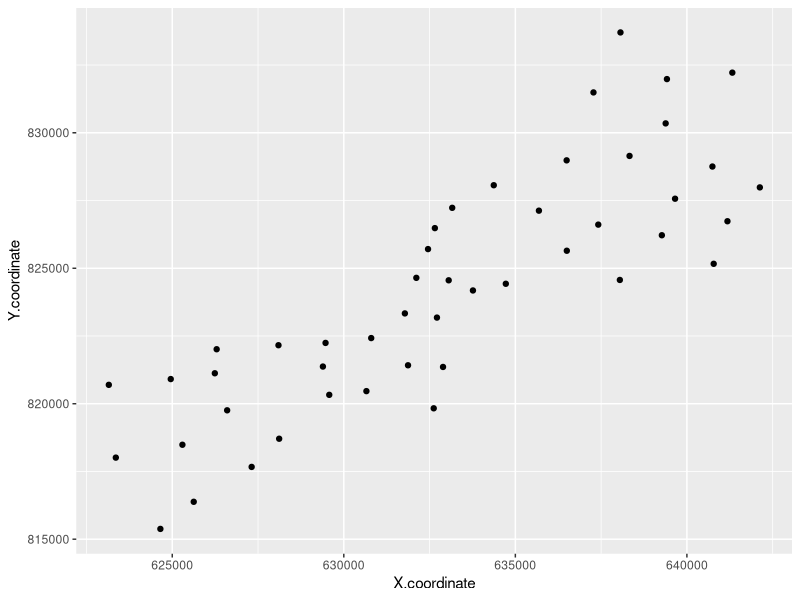
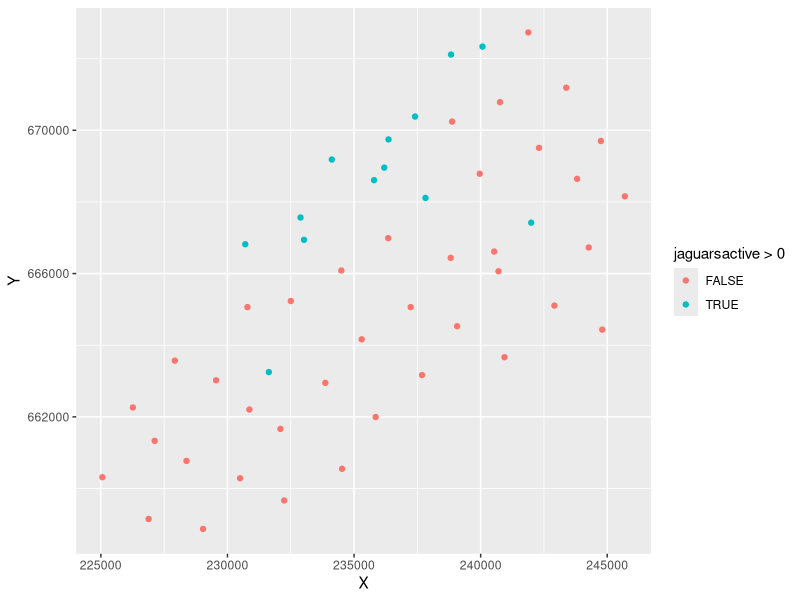
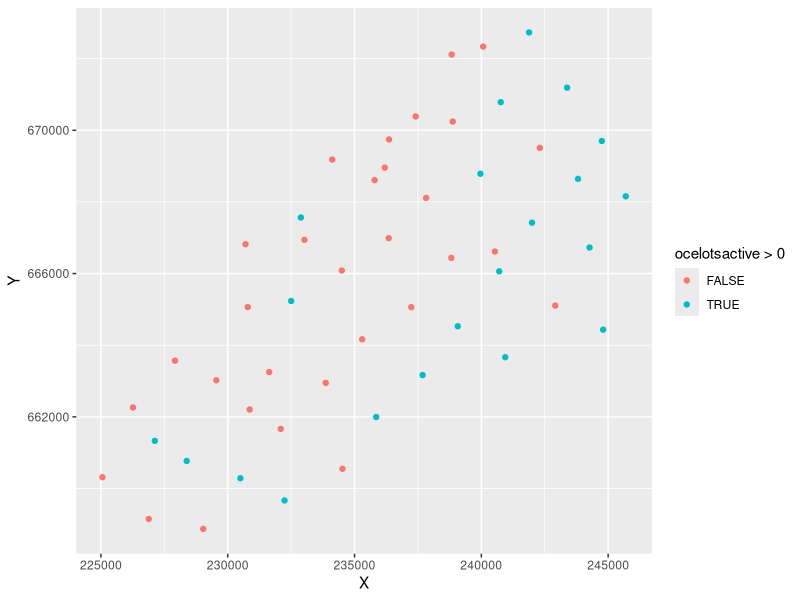
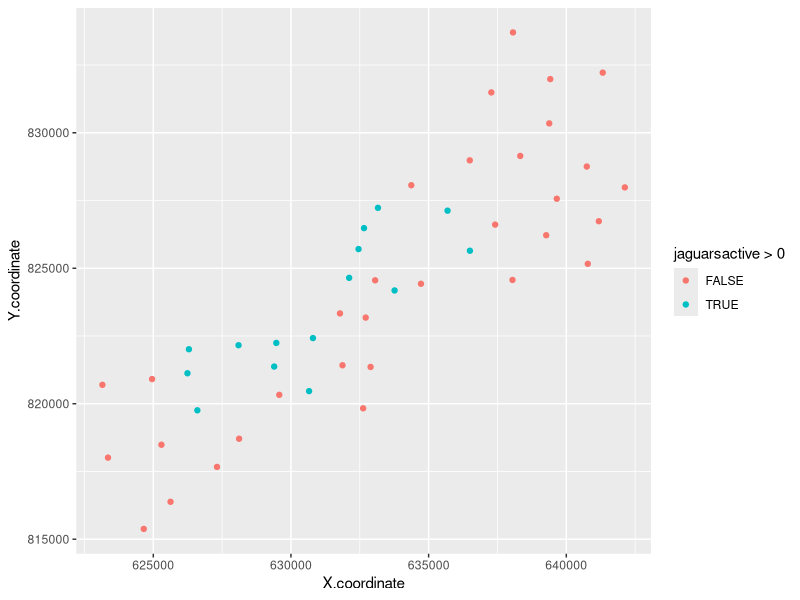
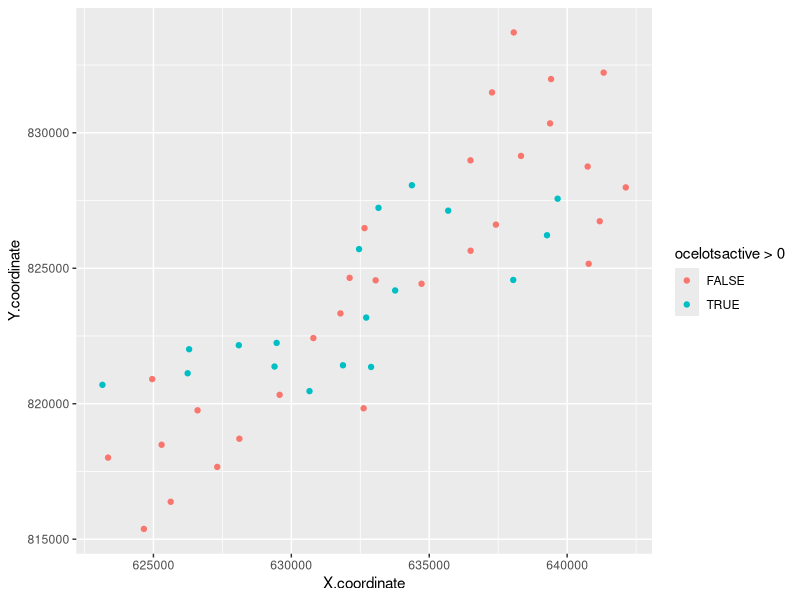

Reproduce these figures in R, in order.
setwd("C:/Users/alexd/Dropbox/R Folder/PhD/Spatial/CR Model/Data/Valeria")

captureHistory_Ocelot_MagMedio <- read.table("CaptureHistoryMagMedioOcelot.txt", header = T)
captureHistory_Jaguar_MagMedio <- read.csv("Jaguar Data Mag Medio.csv")

captureHistory_Ocelot_Aurora <- read.csv("CaptureHistoryAuroraOcelot.csv")
captureHistory_Jaguar_Aurora <- read.csv("Jaguar Data Aurora.csv")

trapinfo_MagMedio <- read.csv("TrapInfoMagMedio.csv")
trapinfo_Aurora <- read.csv("TrapInfoAuroraOcelot.csv")

library(ggplot2)

ggplot(data = trapinfo_MagMedio, aes(x = X.coordinate,y = Y.coordinate)) + geom_point()


# CAPTURE HISTORIES AURORA -------------------------------------------------------

traps <- trapinfo_Aurora

all_jaguars <- unique(captureHistory_Jaguar_Aurora$Individuals)
CH_jaguars <- matrix(0, nrow = length(all_jaguars), ncol = nrow(traps))
rownames(CH_jaguars) <- all_jaguars
colnames(CH_jaguars) <- traps$LOC_ID
for (i in 1:nrow(captureHistory_Jaguar_Aurora)) {
  index_trap <- which(colnames(CH_jaguars) == captureHistory_Jaguar_Aurora$Camera.trap.stations[i])
  index_individual <- which(rownames(CH_jaguars) == captureHistory_Jaguar_Aurora$Individuals[i])
  CH_jaguars[index_individual, index_trap] <- CH_jaguars[index_individual, index_trap] + 1
  print(paste0(index_individual," - ",index_trap))
}

jaguarsactive <- apply(CH_jaguars, 2, sum)

all_ocelots <- unique(captureHistory_Ocelot_Aurora$ANIMAL_ID)
CH_ocelots <- matrix(0, nrow = length(all_ocelots), ncol = nrow(traps))
rownames(CH_ocelots) <- all_ocelots
colnames(CH_ocelots) <- traps$LOC_ID
for (i in 1:nrow(captureHistory_Ocelot_Aurora)) {
  index_trap <- which(colnames(CH_ocelots) == captureHistory_Ocelot_Aurora$LOC_ID[i])
  index_individual <- which(rownames(CH_ocelots) == captureHistory_Ocelot_Aurora$ANIMAL_ID[i])
  CH_ocelots[index_individual, index_trap] <- CH_ocelots[index_individual, index_trap] + 1
  print(paste0(index_individual," - ",index_trap))
}

ocelotsactive <- apply(CH_ocelots, 2, sum)

ggplot(data = trapinfo_Aurora, aes(x = X, y = Y, color = jaguarsactive > 0)) + geom_point()
ggplot(data = trapinfo_Aurora, aes(x = X, y = Y, color = ocelotsactive > 0)) + geom_point()

S <- max(captureHistory_Ocelot_Aurora$SO, captureHistory_Jaguar_Aurora$Sampling.Occasions)

save(CH_jaguars, CH_ocelots, traps, S, file = "valeria_data_aurora.rda")

# CAPTURE HISTORIES MAG MEDIO -------------------------------------------------------

traps <- trapinfo_MagMedio

all_jaguars <- unique(captureHistory_Jaguar_MagMedio$Individuals)
CH_jaguars <- matrix(0, nrow = length(all_jaguars), ncol = nrow(traps))
rownames(CH_jaguars) <- all_jaguars
colnames(CH_jaguars) <- traps$Camera.trap.stations
for (i in 1:nrow(captureHistory_Jaguar_MagMedio)) {
  index_trap <- which(colnames(CH_jaguars) == captureHistory_Jaguar_MagMedio$Camera.trap.stations[i])
  index_individual <- which(rownames(CH_jaguars) == captureHistory_Jaguar_MagMedio$Individuals[i])
  CH_jaguars[index_individual, index_trap] <- CH_jaguars[index_individual, index_trap] + 1
  print(paste0(index_individual," - ",index_trap))
}

jaguarsactive <- apply(CH_jaguars, 2, sum)

all_ocelots <- unique(captureHistory_Ocelot_MagMedio$ANIMAL_ID)
CH_ocelots <- matrix(0, nrow = length(all_ocelots), ncol = nrow(traps))
rownames(CH_ocelots) <- all_ocelots
colnames(CH_ocelots) <- traps$Camera.trap.stations
for (i in 1:nrow(captureHistory_Ocelot_MagMedio)) {
  index_trap <- which(colnames(CH_ocelots) == captureHistory_Ocelot_MagMedio$LOC_ID[i])
  index_individual <- which(rownames(CH_ocelots) == captureHistory_Ocelot_MagMedio$ANIMAL_ID[i])
  CH_ocelots[index_individual, index_trap] <- CH_ocelots[index_individual, index_trap] + 1
  print(paste0(index_individual," - ",index_trap))
}

ocelotsactive <- apply(CH_ocelots, 2, sum)

ggplot(data = trapinfo_MagMedio, aes(x = X.coordinate, y = Y.coordinate, color = jaguarsactive > 0)) + geom_point()
ggplot(data = trapinfo_MagMedio, aes(x = X.coordinate, y = Y.coordinate, color = ocelotsactive > 0)) + geom_point()

S <- max(captureHistory_Ocelot_MagMedio$SO, captureHistory_Jaguar_MagMedio$Sampling.Occasions)

save(CH_jaguars, CH_ocelots, traps, S, file = "valeria_data_magmedio.rda")
